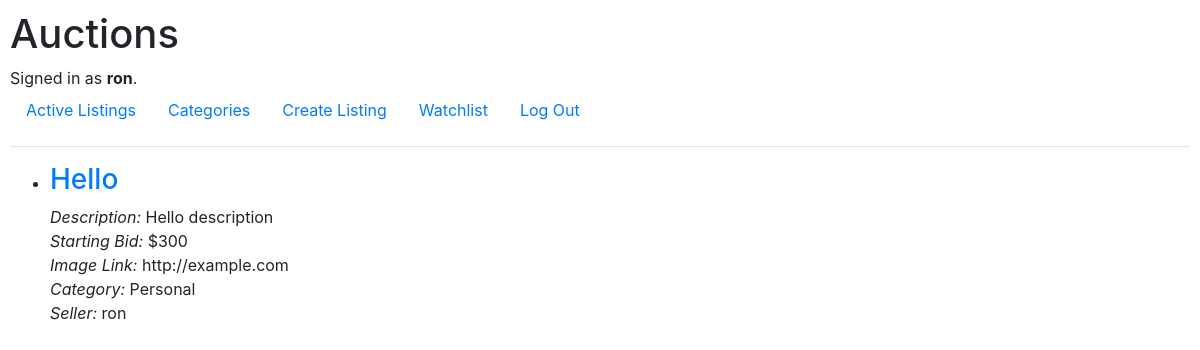
The page /watchlist (signed in) on the database as committed earlier.
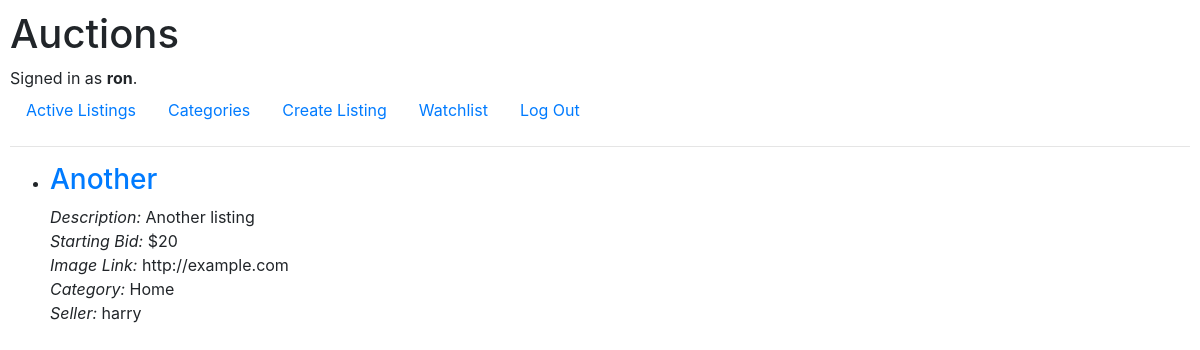
The same page on the database as committed later.
### auctions/models.py (models this page shows, shortened)
class AuctionListing(models.Model):
    title = models.CharField(max_length=64)
    description = models.TextField()
    starting_bid = models.IntegerField()
    current_price = models.ForeignKey('Bid', on_delete=models.CASCADE, related_name="listings")
    image = models.URLField(blank=True)
    category = models.CharField(max_length=64, blank=True)
    seller = models.ForeignKey(User, on_delete=models.CASCADE, related_name="listings")
    comments = models.ManyToManyField('Comment', blank=True, related_name="listings")
    active = models.BooleanField(default=True)

class User(AbstractUser):
    watchlist = models.ManyToManyField('AuctionListing', blank=True, related_name="watchers")

### auctions/views.py (the view)
# urls.py: path("watchlist", views.watchlist, name="watchlist"),
def watchlist(request):
    avail_listings = request.user.watchlist.all()
    return render(request, "auctions/watchlist.html", {
        "avail_listings": avail_listings
    })

### auctions/templates/auctions/watchlist.html (shortened to what this page needs)
{% extends "auctions/layout.html" %}
{% block body %}
    <ul>
        {% for listing in avail_listings %}
            <li>
                <h3><a href="{% url 'listing' listing.id %}">{{ listing.title }}</a></h3>
                <p>
                    <em>Description:</em> {{ listing.description }}<br>
                    <em>Starting Bid:</em> ${{ listing.starting_bid}}<br>
                    <em>Image Link:</em> {{ listing.image }}<br>
                    <em>Category:</em> {{ listing.category }}<br>
                    <em>Seller:</em> {{ listing.seller }}
                </p>
            </li>
        {% empty %}
            <li>No listings in watchlist.</li>
        {% endfor %}
    </ul>
{% endblock %}

Rows that differ between the two databases and show on the page:
no longer on this page (row unchanged): AuctionListing: title "Hello", description "Hello description", starting_bid "300", image "http://example.com", category "Personal", seller "ron"
added AuctionListing: title "Another", description "Another listing", starting_bid "20", image "http://example.com", category "Home", seller "harry"
